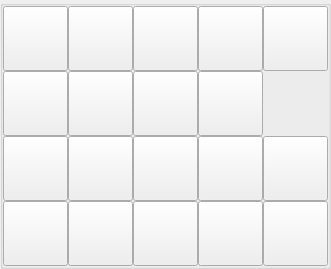
             <widget class="QGroupBox" name="groupBox">
              <property name="minimumSize">
               <size>
                <width>0</width>
                <height>0</height>
               </size>
              </property>
              <property name="styleSheet">
               <string notr="true">ui-&gt;groupBox-&gt;setStyleSheet(
    &quot;QGroupBox { &quot;
    &quot;  border: none;&quot;
    &quot;}&quot;
);</string>
              </property>
              <property name="title">
               <string/>
              </property>
              <layout class="QGridLayout" name="gridLayout_4">
               <property name="leftMargin">
                <number>0</number>
               </property>
               <property name="topMargin">
                <number>0</number>
               </property>
               <property name="rightMargin">
                <number>0</number>
               </property>
               <property name="bottomMargin">
                <number>0</number>
               </property>
               <property name="spacing">
                <number>0</number>
               </property>
               <item row="3" column="0">
                <widget class="QPushButton" name="pushButton__16">
                 <property name="sizePolicy">
                  <sizepolicy hsizetype="Minimum" vsizetype="Fixed">
                   <horstretch>65</horstretch>
                   <verstretch>65</verstretch>
                  </sizepolicy>
                 </property>
                 <property name="minimumSize">
                  <size>
                   <width>65</width>
                   <height>65</height>
                  </size>
                 </property>
                 <property name="maximumSize">
                  <size>
                   <width>55</width>
                   <height>65</height>
                  </size>
                 </property>
                 <property name="styleSheet">
                  <string notr="true">border-image: url(:/image/MAIN_IMG/IMG_1253.png);</string>
                 </property>
                 <property name="text">
                  <string/>
                 </property>
                </widget>
               </item>
               <item row="0" column="3">
                <widget class="QPushButton" name="pushButton__4">
                 <property name="sizePolicy">
                  <sizepolicy hsizetype="Minimum" vsizetype="Fixed">
                   <horstretch>65</horstretch>
                   <verstretch>65</verstretch>
                  </sizepolicy>
                 </property>
                 <property name="minimumSize">
                  <size>
                   <width>65</width>
                   <height>65</height>
                  </size>
                 </property>
                 <property name="maximumSize">
                  <size>
                   <width>55</width>
                   <height>65</height>
                  </size>
                 </property>
                 <property name="styleSheet">
                  <string notr="true">border-image: url(:/image/MAIN_IMG/IMG_1241.png);</string>
                 </property>
                 <property name="text">
                  <string/>
                 </property>
                </widget>
               </item>
               <item row="0" column="4">
                <widget class="QPushButton" name="pushButton__5">
                 <property name="sizePolicy">
                  <sizepolicy hsizetype="Minimum" vsizetype="Fixed">
                   <horstretch>65</horstretch>
                   <verstretch>65</verstretch>
                  </sizepolicy>
                 </property>
                 <property name="minimumSize">
                  <size>
                   <width>65</width>
                   <height>65</height>
                  </size>
                 </property>
                 <property name="maximumSize">
                  <size>
                   <width>55</width>
                   <height>65</height>
                  </size>
                 </property>
                 <property name="styleSheet">
                  <string notr="true">border-image: url(:/image/MAIN_IMG/IMG_1242.png);</string>
                 </property>
                 <property name="text">
                  <string/>
                 </property>
                </widget>
               </item>
               <item row="2" column="2">
                <widget class="QPushButton" name="pushButton__13">
                 <property name="sizePolicy">
                  <sizepolicy hsizetype="Minimum" vsizetype="Fixed">
                   <horstretch>65</horstretch>
                   <verstretch>65</verstretch>
                  </sizepolicy>
                 </property>
                 <property name="minimumSize">
                  <size>
                   <width>65</width>
                   <height>65</height>
                  </size>
                 </property>
                 <property name="maximumSize">
                  <size>
                   <width>55</width>
                   <height>65</height>
                  </size>
                 </property>
                 <property name="styleSheet">
                  <string notr="true">border-image: url(:/image/MAIN_IMG/IMG_1250.png);</string>
                 </property>
                 <property name="text">
                  <string/>
                 </property>
                </widget>
               </item>
               <item row="2" column="4">
                <widget class="QPushButton" name="pushButton__15">
                 <property name="sizePolicy">
                  <sizepolicy hsizetype="Minimum" vsizetype="Fixed">
                   <horstretch>65</horstretch>
                   <verstretch>65</verstretch>
                  </sizepolicy>
                 </property>
                 <property name="minimumSize">
                  <size>
                   <width>65</width>
                   <height>65</height>
                  </size>
                 </property>
                 <property name="maximumSize">
                  <size>
                   <width>55</width>
                   <height>65</height>
                  </size>
                 </property>
                 <property name="styleSheet">
                  <string notr="true">border-image: url(:/image/MAIN_IMG/IMG_1252.png);</string>
                 </property>
                 <property name="text">
                  <string/>
                 </property>
                </widget>
               </item>
               <item row="0" column="1">
                <widget class="QPushButton" name="pushButton__2">
                 <property name="sizePolicy">
                  <sizepolicy hsizetype="Minimum" vsizetype="Fixed">
                   <horstretch>65</horstretch>
                   <verstretch>65</verstretch>
                  </sizepolicy>
                 </property>
                 <property name="minimumSize">
                  <size>
                   <width>65</width>
                   <height>65</height>
                  </size>
                 </property>
                 <property name="maximumSize">
                  <size>
                   <width>55</width>
                   <height>65</height>
                  </size>
                 </property>
                 <property name="styleSheet">
                  <string notr="true">border-image: url(:/image/MAIN_IMG/IMG_1239.png);</string>
                 </property>
                 <property name="text">
                  <string/>
                 </property>
                </widget>
               </item>
               <item row="3" column="4">
                <widget class="QPushButton" name="pushButton__20">
                 <property name="sizePolicy">
                  <sizepolicy hsizetype="Minimum" vsizetype="Fixed">
                   <horstretch>65</horstretch>
                   <verstretch>65</verstretch>
                  </sizepolicy>
                 </property>
                 <property name="minimumSize">
                  <size>
                   <width>65</width>
                   <height>65</height>
                  </size>
                 </property>
                 <property name="maximumSize">
                  <size>
                   <width>55</width>
                   <height>65</height>
                  </size>
                 </property>
                 <property name="styleSheet">
                  <string notr="true">border-image: url(:/image/MAIN_IMG/IMG_1258.png);</string>
                 </property>
                 <property name="text">
                  <string/>
                 </property>
                </widget>
               </item>
               <item row="2" column="0">
                <widget class="QPushButton" name="pushButton__11">
                 <property name="sizePolicy">
                  <sizepolicy hsizetype="Minimum" vsizetype="Fixed">
                   <horstretch>65</horstretch>
                   <verstretch>65</verstretch>
                  </sizepolicy>
                 </property>
                 <property name="minimumSize">
                  <size>
                   <width>65</width>
                   <height>65</height>
                  </size>
                 </property>
                 <property name="maximumSize">
                  <size>
                   <width>55</width>
                   <height>65</height>
                  </size>
                 </property>
                 <property name="styleSheet">
                  <string notr="true">border-image: url(:/image/MAIN_IMG/IMG_1248.png);</string>
                 </property>
                 <property name="text">
                  <string/>
                 </property>
                </widget>
               </item>
               <item row="1" column="2">
                <widget class="QPushButton" name="pushButton__8">
                 <property name="enabled">
                  <bool>true</bool>
                 </property>
                 <property name="sizePolicy">
                  <sizepolicy hsizetype="Minimum" vsizetype="Fixed">
                   <horstretch>65</horstretch>
                   <verstretch>65</verstretch>
                  </sizepolicy>
                 </property>
                 <property name="minimumSize">
                  <size>
                   <width>65</width>
                   <height>65</height>
                  </size>
                 </property>
                 <property name="maximumSize">
                  <size>
                   <width>55</width>
                   <height>65</height>
                  </size>
                 </property>
                 <property name="font">
                  <font>
                   <kerning>true</kerning>
                  </font>
                 </property>
                 <property name="toolTip">
                  <string/>
                 </property>
                 <property name="statusTip">
                  <string/>
                 </property>
                 <property name="whatsThis">
                  <string/>
                 </property>
                 <property name="accessibleName">
                  <string/>
                 </property>
                 <property name="accessibleDescription">
                  <string/>
                 </property>
                 <property name="styleSheet">
                  <string notr="true">border-image: url(:/image/MAIN_IMG/IMG_1245.png);</string>
                 </property>
                 <property name="text">
                  <string/>
                 </property>
                </widget>
               </item>
               <item row="1" column="3">
                <widget class="QPushButton" name="pushButton__9">
                 <property name="sizePolicy">
                  <sizepolicy hsizetype="Minimum" vsizetype="Fixed">
                   <horstretch>65</horstretch>
                   <verstretch>65</verstretch>
                  </sizepolicy>
                 </property>
                 <property name="minimumSize">
                  <size>
                   <width>65</width>
                   <height>65</height>
                  </size>
                 </property>
                 <property name="maximumSize">
                  <size>
                   <width>55</width>
                   <height>65</height>
                  </size>
                 </property>
                 <property name="styleSheet">
                  <string notr="true">border-image: url(:/image/MAIN_IMG/IMG_1246.png);</string>
                 </property>
                 <property name="text">
                  <string/>
                 </property>
                </widget>
               </item>
               <item row="3" column="2">
                <widget class="QPushButton" name="pushButton__18">
                 <property name="enabled">
                  <bool>true</bool>
                 </property>
                 <property name="sizePolicy">
                  <sizepolicy hsizetype="Minimum" vsizetype="Fixed">
                   <horstretch>65</horstretch>
                   <verstretch>65</verstretch>
                  </sizepolicy>
                 </property>
                 <property name="minimumSize">
                  <size>
                   <width>65</width>
                   <height>65</height>
                  </size>
                 </property>
                 <property name="maximumSize">
                  <size>
                   <width>55</width>
                   <height>65</height>
                  </size>
                 </property>
                 <property name="font">
                  <font>
                   <kerning>true</kerning>
                  </font>
                 </property>
                 <property name="toolTip">
                  <string/>
                 </property>
                 <property name="statusTip">
                  <string/>
                 </property>
                 <property name="whatsThis">
                  <string/>
                 </property>
                 <property name="accessibleName">
                  <string/>
                 </property>
                 <property name="accessibleDescription">
                  <string/>
                 </property>
                 <property name="styleSheet">
                  <string notr="true">border-image: url(:/image/MAIN_IMG/IMG_1256.png);</string>
                 </property>
                 <property name="text">
                  <string/>
                 </property>
                </widget>
               </item>
               <item row="3" column="1">
                <widget class="QPushButton" name="pushButton__17">
                 <property name="sizePolicy">
                  <sizepolicy hsizetype="Minimum" vsizetype="Fixed">
                   <horstretch>65</horstretch>
                   <verstretch>65</verstretch>
                  </sizepolicy>
                 </property>
                 <property name="minimumSize">
                  <size>
                   <width>65</width>
                   <height>65</height>
                  </size>
                 </property>
                 <property name="maximumSize">
                  <size>
                   <width>55</width>
                   <height>65</height>
                  </size>
                 </property>
                 <property name="styleSheet">
                  <string notr="true">border-image: url(:/image/MAIN_IMG/IMG_1254.png);</string>
                 </property>
                 <property name="text">
                  <string/>
                 </property>
                </widget>
               </item>
               <item row="3" column="3">
                <widget class="QPushButton" name="pushButton__19">
                 <property name="sizePolicy">
                  <sizepolicy hsizetype="Minimum" vsizetype="Fixed">
                   <horstretch>65</horstretch>
                   <verstretch>65</verstretch>
                  </sizepolicy>
                 </property>
                 <property name="minimumSize">
                  <size>
                   <width>65</width>
                   <height>65</height>
                  </size>
                 </property>
                 <property name="maximumSize">
                  <size>
                   <width>55</width>
                   <height>65</height>
                  </size>
                 </property>
                 <property name="styleSheet">
                  <string notr="true">border-image: url(:/image/MAIN_IMG/IMG_1257.png);</string>
                 </property>
                 <property name="text">
                  <string/>
                 </property>
                </widget>
               </item>
               <item row="0" column="0">
                <widget class="QPushButton" name="pushButton__1">
                 <property name="sizePolicy">
                  <sizepolicy hsizetype="Minimum" vsizetype="Fixed">
                   <horstretch>65</horstretch>
                   <verstretch>65</verstretch>
                  </sizepolicy>
                 </property>
                 <property name="minimumSize">
                  <size>
                   <width>65</width>
                   <height>65</height>
                  </size>
                 </property>
                 <property name="maximumSize">
                  <size>
                   <width>55</width>
                   <height>65</height>
                  </size>
                 </property>
                 <property name="styleSheet">
                  <string notr="true">border-image: url(:/image/MAIN_IMG/IMG_1238.png);</string>
                 </property>
                 <property name="text">
                  <string/>
                 </property>
                </widget>
               </item>
               <item row="1" column="1">
                <widget class="QPushButton" name="pushButton__7">
                 <property name="sizePolicy">
                  <sizepolicy hsizetype="Minimum" vsizetype="Fixed">
                   <horstretch>65</horstretch>
                   <verstretch>65</verstretch>
                  </sizepolicy>
                 </property>
                 <property name="minimumSize">
                  <size>
                   <width>65</width>
                   <height>65</height>
                  </size>
                 </property>
                 <property name="maximumSize">
                  <size>
                   <width>55</width>
                   <height>65</height>
                  </size>
                 </property>
                 <property name="styleSheet">
                  <string notr="true">border-image: url(:/image/MAIN_IMG/IMG_1244.png);</string>
                 </property>
                 <property name="text">
                  <string/>
                 </property>
                </widget>
               </item>
               <item row="1" column="4">
                <widget class="QPushButton" name="pushButton__10">
                 <property name="sizePolicy">
                  <sizepolicy hsizetype="Minimum" vsizetype="Fixed">
                   <horstretch>65</horstretch>
                   <verstretch>65</verstretch>
                  </sizepolicy>
                 </property>
                 <property name="minimumSize">
                  <size>
                   <width>65</width>
                   <height>65</height>
                  </size>
                 </property>
                 <property name="maximumSize">
                  <size>
                   <width>55</width>
                   <height>65</height>
                  </size>
                 </property>
                 <property name="styleSheet">
                  <string notr="true">border-radius: 15px; 
border-image: url(:/image/main_img/IMG_1273.png);</string>
                 </property>
                 <property name="text">
                  <string/>
                 </property>
                </widget>
               </item>
               <item row="2" column="3">
                <widget class="QPushButton" name="pushButton__14">
                 <property name="sizePolicy">
                  <sizepolicy hsizetype="Minimum" vsizetype="Fixed">
                   <horstretch>65</horstretch>
                   <verstretch>65</verstretch>
                  </sizepolicy>
                 </property>
                 <property name="minimumSize">
                  <size>
                   <width>65</width>
                   <height>65</height>
                  </size>
                 </property>
                 <property name="maximumSize">
                  <size>
                   <width>55</width>
                   <height>65</height>
                  </size>
                 </property>
                 <property name="styleSheet">
                  <string notr="true">border-image: url(:/image/MAIN_IMG/IMG_1251.png);</string>
                 </property>
                 <property name="text">
                  <string/>
                 </property>
                </widget>
               </item>
               <item row="0" column="2">
                <widget class="QPushButton" name="pushButton__3">
                 <property name="sizePolicy">
                  <sizepolicy hsizetype="Minimum" vsizetype="Fixed">
                   <horstretch>65</horstretch>
                   <verstretch>65</verstretch>
                  </sizepolicy>
                 </property>
                 <property name="minimumSize">
                  <size>
                   <width>65</width>
                   <height>65</height>
                  </size>
                 </property>
                 <property name="maximumSize">
                  <size>
                   <width>55</width>
                   <height>65</height>
                  </size>
                 </property>
                 <property name="styleSheet">
                  <string notr="true">border-image: url(:/image/MAIN_IMG/IMG_1240.png);</string>
                 </property>
                 <property name="text">
                  <string/>
                 </property>
                </widget>
               </item>
               <item row="1" column="0">
                <widget class="QPushButton" name="pushButton__6">
                 <property name="sizePolicy">
                  <sizepolicy hsizetype="Minimum" vsizetype="Fixed">
                   <horstretch>65</horstretch>
                   <verstretch>65</verstretch>
                  </sizepolicy>
                 </property>
                 <property name="minimumSize">
                  <size>
                   <width>65</width>
                   <height>65</height>
                  </size>
                 </property>
                 <property name="maximumSize">
                  <size>
                   <width>55</width>
                   <height>65</height>
                  </size>
                 </property>
                 <property name="styleSheet">
                  <string notr="true">border-image: url(:/image/MAIN_IMG/IMG_1243.png);</string>
                 </property>
                 <property name="text">
                  <string/>
                 </property>
                </widget>
               </item>
               <item row="2" column="1">
                <widget class="QPushButton" name="pushButton__12">
                 <property name="sizePolicy">
                  <sizepolicy hsizetype="Minimum" vsizetype="Fixed">
                   <horstretch>65</horstretch>
                   <verstretch>65</verstretch>
                  </sizepolicy>
                 </property>
                 <property name="minimumSize">
                  <size>
                   <width>65</width>
                   <height>65</height>
                  </size>
                 </property>
                 <property name="maximumSize">
                  <size>
                   <width>55</width>
                   <height>65</height>
                  </size>
                 </property>
                 <property name="styleSheet">
                  <string notr="true">border-image: url(:/image/MAIN_IMG/IMG_1249.png);</string>
                 </property>
                 <property name="text">
                  <string/>
                 </property>
                </widget>
               </item>
              </layout>
             </widget>
